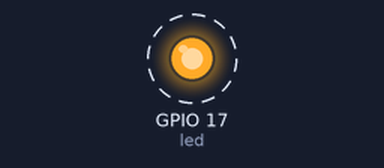
Bench run of a program on a simulated Raspberry Pi (BCM pin numbers). Parts: output pins drawn as LEDs (lit = HIGH). Dashed ring = blinking. What the program prints to the terminal is not drawn.

Above: at 0.5 s.
Timing chart, 0 to 4.6 s (numbered marks = the images above):
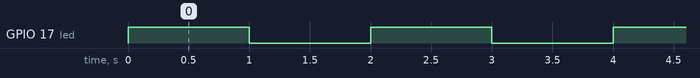

Measured:
- by itself, GPIO 17 (led): alternates HIGH for 1.0 s and LOW for 1.0 s

The program:

RP3-P01-led.py
```python
#!/usr/bin/env python3
"""
RP3-P01 - LED externo en GPIO17
Placa: Raspberry Pi 3 Model B+ (Raspberry Pi OS)
Biblioteca: gpiozero

Objetivo: comprender GPIO + nivel logico + resistencia + LED + GND + Python,
encendiendo y apagando un LED externo conectado a GPIO17 (pin fisico 11).

Instalacion (normalmente ya viene preinstalado en Raspberry Pi OS):
    pip install gpiozero --break-system-packages

Ejecucion:
    python3 RP3-P01-led.py
    (Ctrl+C para detener)
"""
from gpiozero import LED
from time import sleep
from signal import pause

PIN_LED = 17          # GPIO17 = pin fisico 11. OJO: no es el numero de pin fisico.
INTERVALO_S = 1.0


def main():
    led = LED(PIN_LED)
    print(f"RP3-P01 iniciada: LED externo en GPIO{PIN_LED}")
    try:
        while True:
            led.on()
            print("LED ENCENDIDO")
            sleep(INTERVALO_S)
            led.off()
            print("LED APAGADO")
            sleep(INTERVALO_S)
    except KeyboardInterrupt:
        print("\nDetenido por el usuario.")
    finally:
        # gpiozero libera el GPIO automaticamente al salir del programa,
        # pero apagamos el LED explicitamente para dejar un estado conocido.
        led.off()
        led.close()


if __name__ == "__main__":
    main()
```
